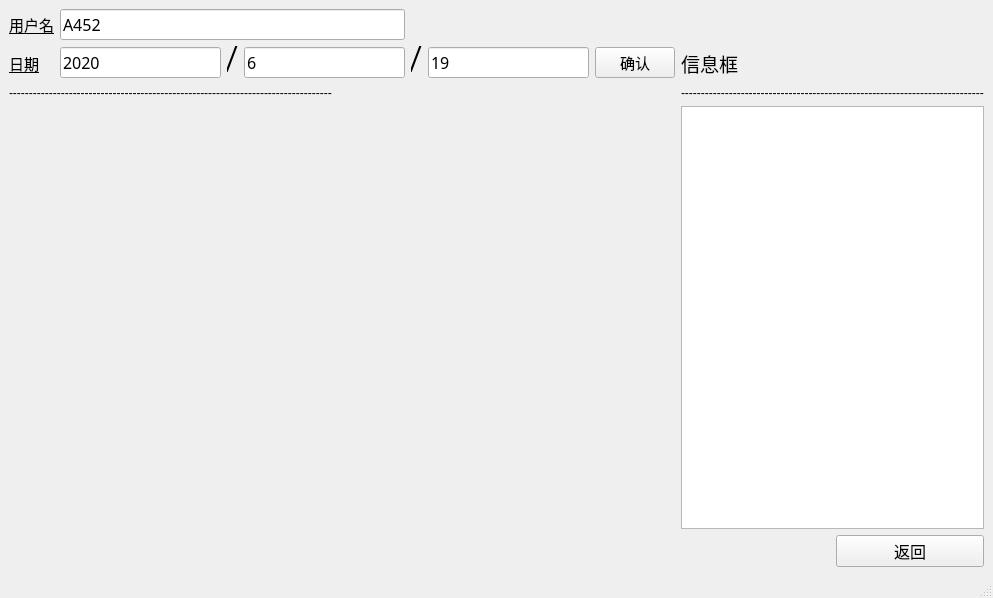
<?xml version="1.0" encoding="UTF-8"?>
<ui version="4.0">
 <class>User_s</class>
 <widget class="QMainWindow" name="User_s">
  <property name="geometry">
   <rect>
    <x>0</x>
    <y>0</y>
    <width>993</width>
    <height>598</height>
   </rect>
  </property>
  <property name="windowTitle">
   <string>MainWindow</string>
  </property>
  <widget class="QWidget" name="centralwidget">
   <layout class="QGridLayout" name="gridLayout">
    <item row="0" column="0">
     <widget class="QLabel" name="label_2">
      <property name="font">
       <font>
        <family>Arial Rounded MT Bold</family>
        <pointsize>11</pointsize>
        <underline>true</underline>
       </font>
      </property>
      <property name="cursor">
       <cursorShape>CrossCursor</cursorShape>
      </property>
      <property name="text">
       <string>用户名</string>
      </property>
     </widget>
    </item>
    <item row="0" column="1" colspan="3">
     <widget class="QLineEdit" name="lineEdit1">
      <property name="font">
       <font>
        <family>Arial Rounded MT Bold</family>
        <pointsize>12</pointsize>
       </font>
      </property>
      <property name="text">
       <string>A452</string>
      </property>
     </widget>
    </item>
    <item row="1" column="0">
     <widget class="QLabel" name="label_4">
      <property name="font">
       <font>
        <family>Arial Rounded MT Bold</family>
        <pointsize>11</pointsize>
        <underline>true</underline>
       </font>
      </property>
      <property name="cursor">
       <cursorShape>CrossCursor</cursorShape>
      </property>
      <property name="text">
       <string>日期</string>
      </property>
     </widget>
    </item>
    <item row="1" column="1">
     <widget class="QLineEdit" name="lineEdit2">
      <property name="font">
       <font>
        <family>Arial Rounded MT Bold</family>
        <pointsize>12</pointsize>
       </font>
      </property>
      <property name="text">
       <string>2020</string>
      </property>
     </widget>
    </item>
    <item row="1" column="2">
     <widget class="QLabel" name="label_8">
      <property name="font">
       <font>
        <family>Arial Narrow</family>
        <pointsize>26</pointsize>
        <italic>true</italic>
       </font>
      </property>
      <property name="text">
       <string>/</string>
      </property>
     </widget>
    </item>
    <item row="1" column="3">
     <widget class="QLineEdit" name="lineEdit3">
      <property name="font">
       <font>
        <family>Arial Rounded MT Bold</family>
        <pointsize>12</pointsize>
       </font>
      </property>
      <property name="text">
       <string>6</string>
      </property>
     </widget>
    </item>
    <item row="1" column="4">
     <widget class="QLabel" name="label_9">
      <property name="font">
       <font>
        <family>Arial Narrow</family>
        <pointsize>26</pointsize>
        <italic>true</italic>
       </font>
      </property>
      <property name="text">
       <string>/</string>
      </property>
     </widget>
    </item>
    <item row="1" column="5">
     <widget class="QLineEdit" name="lineEdit4">
      <property name="font">
       <font>
        <family>Arial Rounded MT Bold</family>
        <pointsize>12</pointsize>
       </font>
      </property>
      <property name="text">
       <string>19</string>
      </property>
     </widget>
    </item>
    <item row="1" column="6">
     <widget class="QPushButton" name="pbt1">
      <property name="font">
       <font>
        <family>Algerian</family>
        <pointsize>11</pointsize>
       </font>
      </property>
      <property name="text">
       <string>确认</string>
      </property>
     </widget>
    </item>
    <item row="1" column="7">
     <widget class="QLabel" name="label_5">
      <property name="font">
       <font>
        <family>Arial Rounded MT Bold</family>
        <pointsize>14</pointsize>
       </font>
      </property>
      <property name="text">
       <string>信息框</string>
      </property>
     </widget>
    </item>
    <item row="2" column="0" colspan="7">
     <widget class="QLabel" name="label_3">
      <property name="text">
       <string>---------------------------------------------------------------------------------</string>
      </property>
     </widget>
    </item>
    <item row="2" column="7" colspan="2">
     <widget class="QLabel" name="label_12">
      <property name="text">
       <string>----------------------------------------------------------------------------</string>
      </property>
     </widget>
    </item>
    <item row="3" column="0" colspan="7">
     <layout class="QVBoxLayout" name="verticalLayout"/>
    </item>
    <item row="3" column="7" colspan="2">
     <widget class="QTextBrowser" name="textBrowser">
      <property name="font">
       <font>
        <family>Arial Rounded MT Bold</family>
        <pointsize>11</pointsize>
       </font>
      </property>
      <property name="html">
       <string>&lt;!DOCTYPE HTML PUBLIC &quot;-//W3C//DTD HTML 4.0//EN&quot; &quot;http://www.w3.org/TR/REC-html40/strict.dtd&quot;&gt;
&lt;html&gt;&lt;head&gt;&lt;meta name=&quot;qrichtext&quot; content=&quot;1&quot; /&gt;&lt;style type=&quot;text/css&quot;&gt;
p, li { white-space: pre-wrap; }
&lt;/style&gt;&lt;/head&gt;&lt;body style=&quot; font-family:'Arial Rounded MT Bold'; font-size:11pt; font-weight:400; font-style:normal;&quot;&gt;
&lt;p style=&quot;-qt-paragraph-type:empty; margin-top:0px; margin-bottom:0px; margin-left:0px; margin-right:0px; -qt-block-indent:0; text-indent:0px;&quot;&gt;&lt;br /&gt;&lt;/p&gt;&lt;/body&gt;&lt;/html&gt;</string>
      </property>
     </widget>
    </item>
    <item row="4" column="8">
     <widget class="QPushButton" name="pbt2">
      <property name="font">
       <font>
        <family>Arial Rounded MT Bold</family>
        <pointsize>12</pointsize>
       </font>
      </property>
      <property name="text">
       <string>返回</string>
      </property>
     </widget>
    </item>
   </layout>
  </widget>
  <widget class="QMenuBar" name="menubar">
   <property name="geometry">
    <rect>
     <x>0</x>
     <y>0</y>
     <width>993</width>
     <height>26</height>
    </rect>
   </property>
  </widget>
  <widget class="QStatusBar" name="statusbar"/>
 </widget>
 <resources/>
 <connections/>
</ui>
